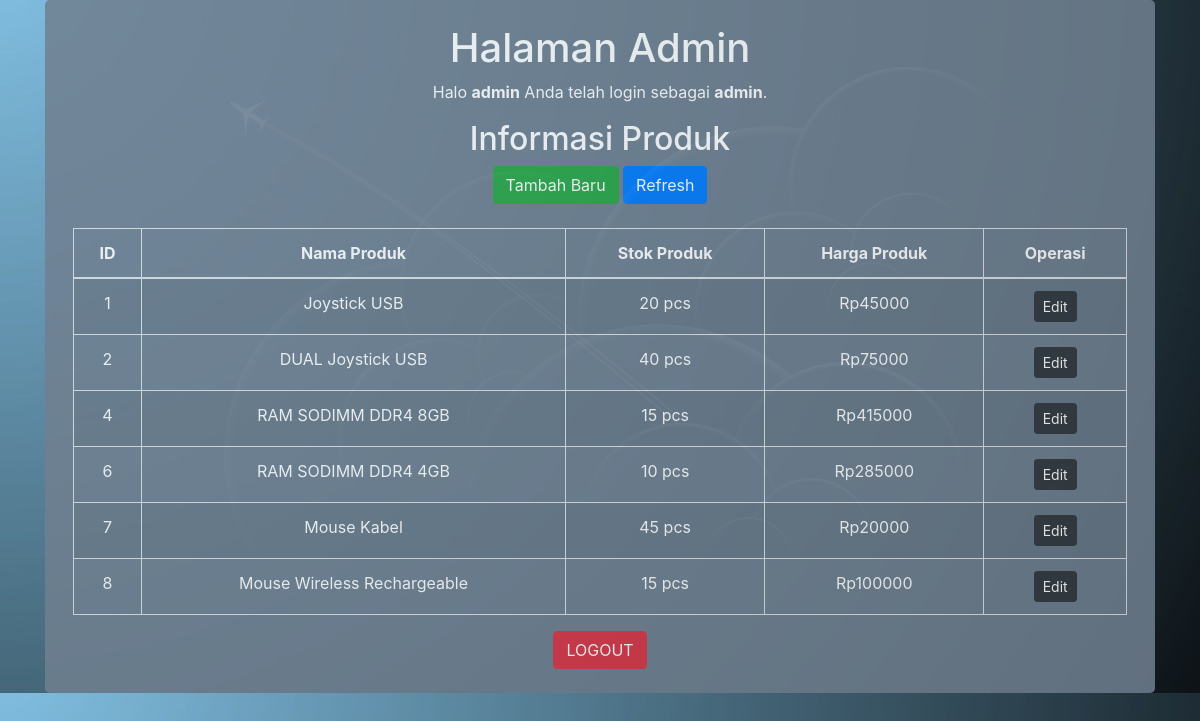
Screenshot of /halaman_pegawai.php (signed in) with the database file from the repository.
### tables this page shows
CREATE TABLE `produk` (
  `id_produk` int(3) NOT NULL,
  `nama_produk` varchar(50) NOT NULL,
  `stok_produk` int(3) NOT NULL,
  `harga_produk` int(10) NOT NULL
);

### halaman_pegawai.php (the view, shortened to what this page needs)
<!DOCTYPE html>
<html lang="en">
<head>
    <link rel="stylesheet" href="css/bootstrap.min.css">
</head>
<body style="background-image:url(img/landing.jpg); background-size:cover">
    <div class="container">
        <div class="rounded-lg" style="position: auto; left: 25%; right: 25%; color: white; text-align: center; background-color:slategray; opacity: 85%;">
			<br><h1>Halaman Admin</h1>
			<p>Halo <b><?php echo $_SESSION['nama_user']; ?></b> Anda telah login sebagai <b><?php echo $_SESSION['role_user']; ?></b>.</p>
			<div class="page-header clearfix">
                <h2 class="pull-left">Informasi Produk</h2>
                <a href="create.php" class="btn btn-success pull-right">Tambah Baru</a>
                <a href="halaman_pegawai.php" class="btn btn-primary pull-right">Refresh</a>
            </div>
            <?php
               	require_once "config.php";
                $sql = "SELECT * FROM produk";
                if($result = mysqli_query($link, $sql)){
                    if(mysqli_num_rows($result) > 0){
                        echo "<br><table align='center' class='table table-bordered table-striped' style='color: white; width: 95%;'>";
                            echo "<thead>";
                                echo "<tr>";
                                    echo "<th>ID</th>";
                                    echo "<th>Nama Produk</th>";
									echo "<th>Stok Produk</th>";
									echo "<th>Harga Produk</th>";
									echo "<th>Operasi</th>";
                                echo "</tr>";
                            echo "</thead>";
                            echo "<tbody>";
                            while($row = mysqli_fetch_array($result)){
                                echo "<tr>";
                                    echo "<td>" . $row['id_produk'] . "</td>";
                                    echo "<td>" . $row['nama_produk'] . "</td>";
                                    echo "<td>" . $row['stok_produk'] . " pcs</td>";
                                    echo "<td>Rp" . $row['harga_produk'] . "</td>";
                                    echo "<td>";
										echo "<a type='button' href='update.php?id=". $row['id_produk'] ."' title='Edit' data-toggle='tooltip' class='btn btn-dark btn-sm'>Edit</a>";
                                    echo "</td>";
                                echo "</tr>";
                            }
                            echo "</tbody>";
                        echo "</table>";
                    } else{
                        echo "<p class='lead'><em>Tidak ada data.</em></p>";
                    }
                } else{
                }
        	?>
			<center><a type="button" class="btn btn-danger" href="logout.php">LOGOUT</a><br/><br/></center>
		</div>
	</div>
</body>
</html>

### rows the page displays
produk: id_produk "1", nama_produk "Joystick USB", stok_produk "20", harga_produk "45000"
produk: id_produk "2", nama_produk "DUAL Joystick USB", stok_produk "40", harga_produk "75000"
produk: id_produk "4", nama_produk "RAM SODIMM DDR4 8GB", stok_produk "15", harga_produk "415000"
produk: id_produk "6", nama_produk "RAM SODIMM DDR4 4GB", stok_produk "10", harga_produk "285000"
produk: id_produk "7", nama_produk "Mouse Kabel", stok_produk "45", harga_produk "20000"
produk: id_produk "8", nama_produk "Mouse Wireless Rechargeable", stok_produk "15", harga_produk "100000"

### other values shown
$_SESSION['nama_user'] "admin"
$_SESSION['role_user'] "admin"
